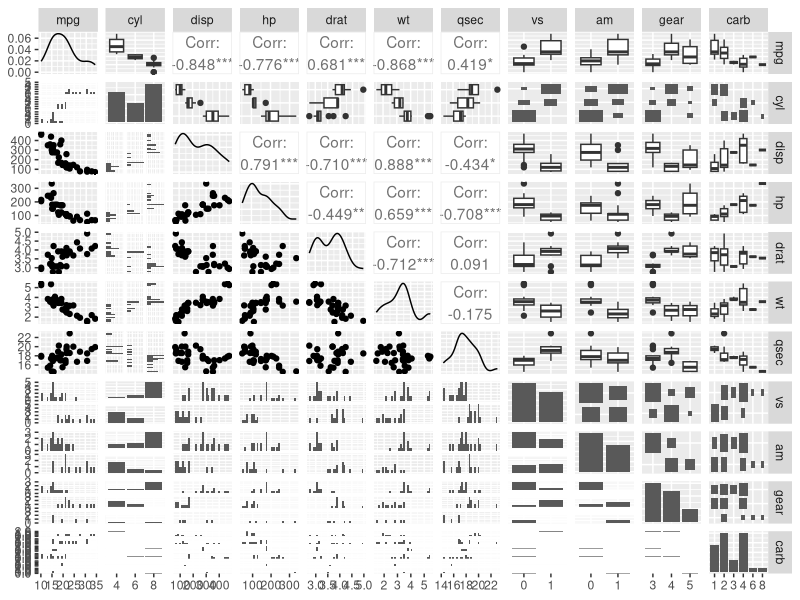
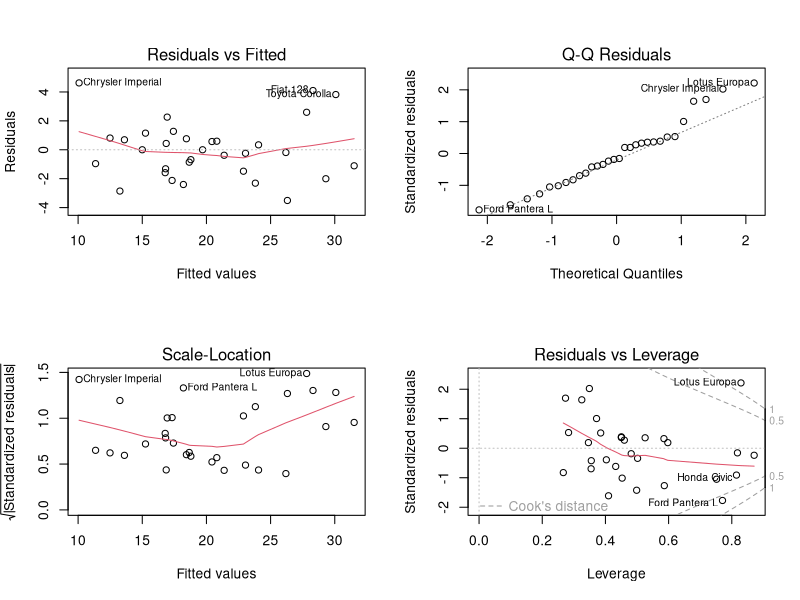
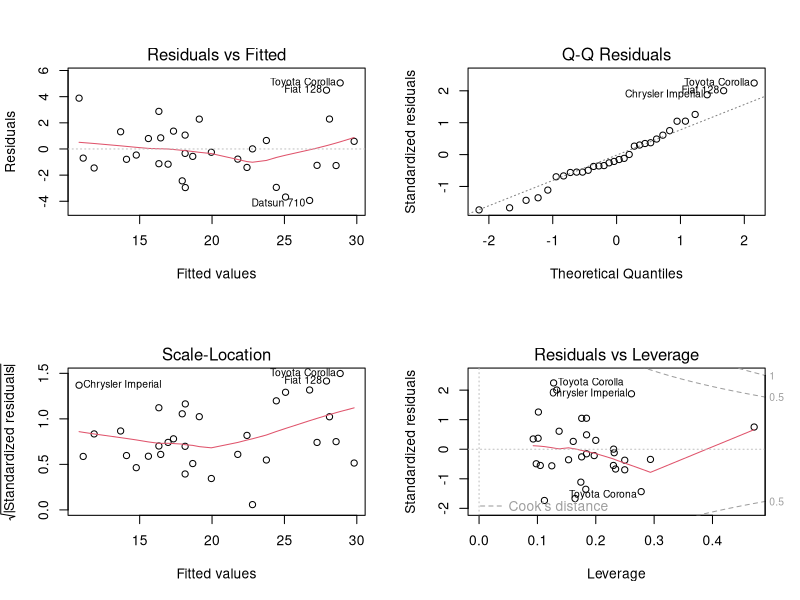
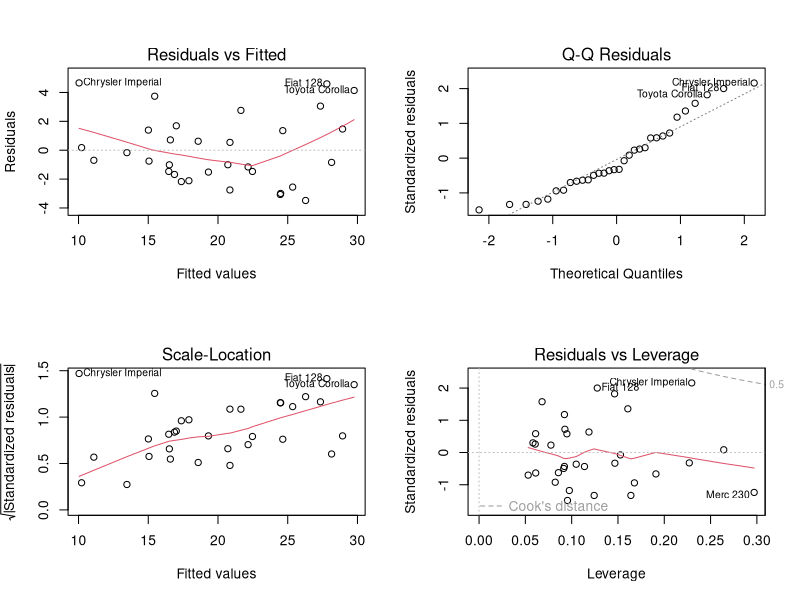
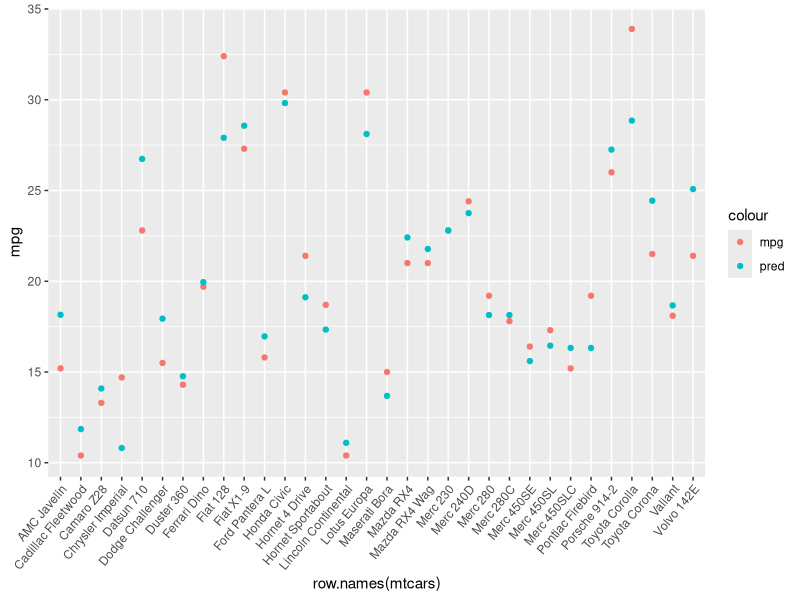
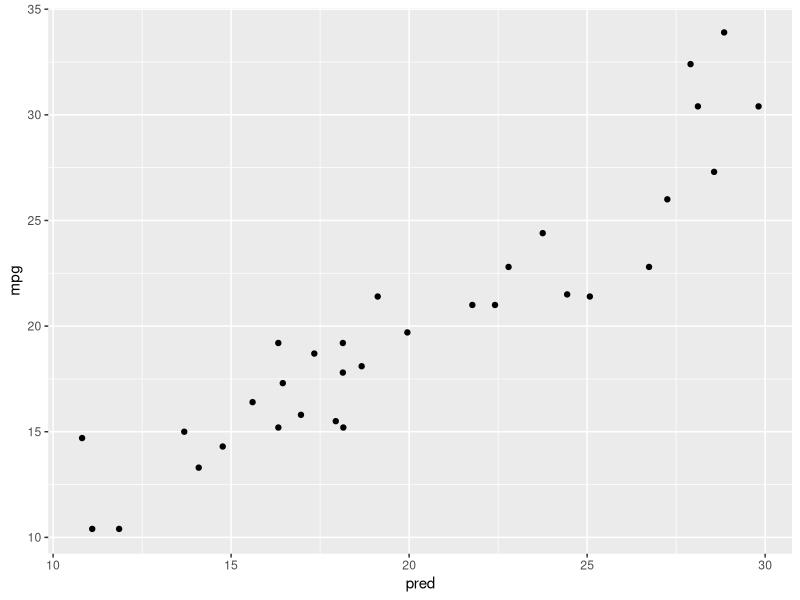
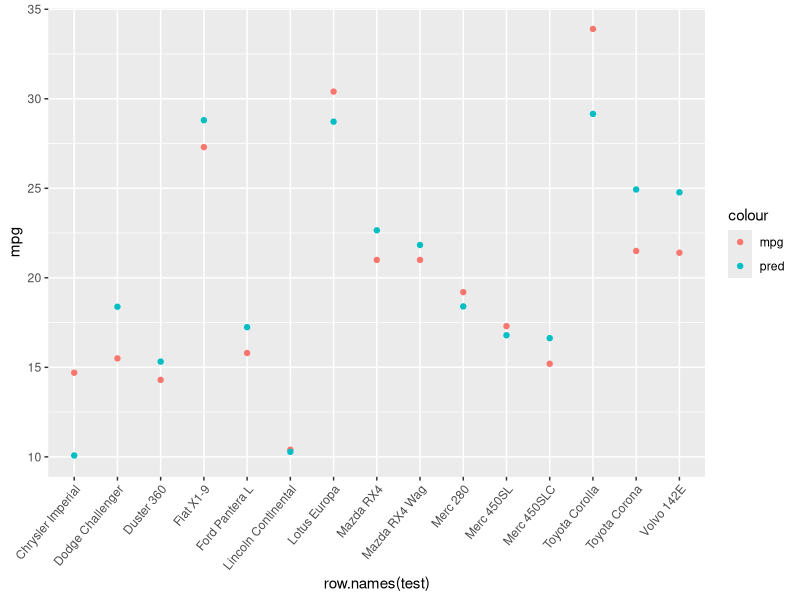
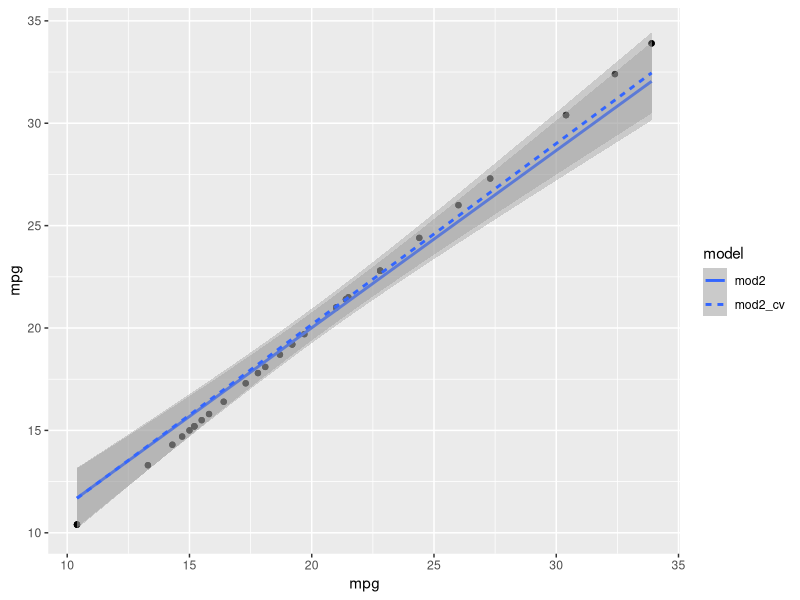

Recreate these plots in R, in order.
## ---- chunk 1
knitr::opts_chunk$set(echo = TRUE)

library(tidyverse)
library(GGally)
library(modelr)
## ---- chunk 2
data("mtcars")
mtcars$gear = factor(mtcars$gear)
mtcars$vs = factor(mtcars$vs)
mtcars$am = factor(mtcars$am)
mtcars$carb = factor(mtcars$carb)
mtcars$cyl = factor(mtcars$cyl)
## ---- chunk 3
ggpairs(mtcars)
## ---- chunk 4
mod1 = lm(mpg ~ cyl+disp+hp+drat+wt+qsec+vs+am+gear+carb ,mtcars)
mod2 = lm(mpg ~ cyl + hp + wt + am ,mtcars)
mod3 = lm(mpg ~ wt + qsec + am ,mtcars)
## ---- chunk 5
summary(mod1)
summary(mod2)
summary(mod3)
## ---- chunk 6
par(mfrow=c(2,2)) #to show graphs in 2x2 grids
plot(mod1)
plot(mod2)
plot(mod3)
## ---- chunk 7
df = data.frame(cyl = mtcars$cy, hp = mtcars$hp, wt = mtcars$wt, am =mtcars$am, row.names = row.names(mtcars))
## ---- chunk 8
mtcars$pred = predict(mod2, df)
## ---- chunk 9
ggplot(mtcars, aes(x=row.names(mtcars)))+
  geom_point(aes(y=mpg, color="mpg"))+
  geom_point(aes(y=pred, color="pred"))+
  theme(axis.text.x = element_text(angle = 50, hjust = 1))

ggplot(mtcars, aes(x=pred, y=mpg)) + geom_point()
## ---- chunk 10
data("mtcars")
mtcars$gear = factor(mtcars$gear)
mtcars$vs = factor(mtcars$vs)
mtcars$am = factor(mtcars$am)
mtcars$carb = factor(mtcars$carb)
mtcars$cyl = factor(mtcars$cyl)
## ---- chunk 11
set.seed(666)
set = caret::createDataPartition(mtcars$mpg, p=.5)
set = set$Resample1
train = mtcars[set,]
test = mtcars[-set,]
## ---- chunk 12
mod2_cv = lm(data=train, formula = formula(mod2))
## ---- chunk 13
test$pred = predict(mod2_cv, test)
## ---- chunk 14
ggplot(test,aes(x=row.names(test)))+
  geom_point(aes(y=mpg, color="mpg"))+
  geom_point(aes(y=pred, color="pred"))+
  theme(axis.text.x = element_text(angle = 50, hjust = 1))
## ---- chunk 15
mean(residuals(mod2)^2)
mean((test$pred - test$mpg)^2)
summary(mod2)
summary(mod2_cv)
## ---- chunk 16
df = gather_predictions(mtcars, mod2,mod2_cv)

ggplot(df, aes(x=mpg)) +
  geom_point(aes(y=mpg)) +
  geom_smooth(method = "lm",aes(linetype=model,y=pred))
